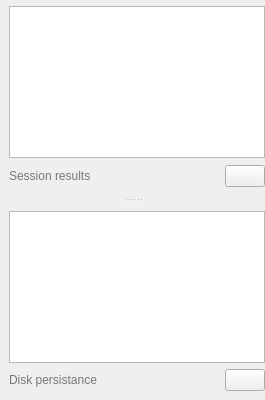
             <widget class="QSplitter" name="splitter">
              <property name="orientation">
               <enum>Qt::Orientation::Vertical</enum>
              </property>
              <widget class="QFrame" name="frame_61">
               <property name="frameShape">
                <enum>QFrame::Shape::NoFrame</enum>
               </property>
               <property name="frameShadow">
                <enum>QFrame::Shadow::Raised</enum>
               </property>
               <layout class="QVBoxLayout" name="verticalLayout_10">
                <property name="topMargin">
                 <number>6</number>
                </property>
                <property name="rightMargin">
                 <number>0</number>
                </property>
                <item>
                 <widget class="QTreeView" name="results_treeView">
                  <property name="animated">
                   <bool>true</bool>
                  </property>
                 </widget>
                </item>
                <item>
                 <widget class="QFrame" name="frame_62">
                  <property name="frameShape">
                   <enum>QFrame::Shape::NoFrame</enum>
                  </property>
                  <property name="frameShadow">
                   <enum>QFrame::Shadow::Raised</enum>
                  </property>
                  <layout class="QHBoxLayout" name="horizontalLayout_34">
                   <property name="leftMargin">
                    <number>0</number>
                   </property>
                   <property name="topMargin">
                    <number>0</number>
                   </property>
                   <property name="rightMargin">
                    <number>0</number>
                   </property>
                   <property name="bottomMargin">
                    <number>1</number>
                   </property>
                   <item>
                    <widget class="QLabel" name="label_16">
                     <property name="minimumSize">
                      <size>
                       <width>0</width>
                       <height>24</height>
                      </size>
                     </property>
                     <property name="palette">
                      <palette>
                       <active>
                        <colorrole role="WindowText">
                         <brush brushstyle="SolidPattern">
                          <color alpha="255">
                           <red>119</red>
                           <green>118</green>
                           <blue>123</blue>
                          </color>
                         </brush>
                        </colorrole>
                       </active>
                       <inactive>
                        <colorrole role="WindowText">
                         <brush brushstyle="SolidPattern">
                          <color alpha="255">
                           <red>119</red>
                           <green>118</green>
                           <blue>123</blue>
                          </color>
                         </brush>
                        </colorrole>
                       </inactive>
                       <disabled>
                        <colorrole role="WindowText">
                         <brush brushstyle="SolidPattern">
                          <color alpha="255">
                           <red>190</red>
                           <green>190</green>
                           <blue>190</blue>
                          </color>
                         </brush>
                        </colorrole>
                       </disabled>
                      </palette>
                     </property>
                     <property name="text">
                      <string>Session results</string>
                     </property>
                    </widget>
                   </item>
                   <item>
                    <spacer name="horizontalSpacer_22">
                     <property name="orientation">
                      <enum>Qt::Orientation::Horizontal</enum>
                     </property>
                     <property name="sizeHint" stdset="0">
                      <size>
                       <width>40</width>
                       <height>20</height>
                      </size>
                     </property>
                    </spacer>
                   </item>
                   <item>
                    <widget class="QPushButton" name="deleteDriverButton">
                     <property name="toolTip">
                      <string>Delete selected driver</string>
                     </property>
                     <property name="text">
                      <string/>
                     </property>
                     <property name="icon">
                      <iconset resource="icons.qrc">
                       <normaloff>:/Icons/icons/minus.svg</normaloff>:/Icons/icons/minus.svg</iconset>
                     </property>
                    </widget>
                   </item>
                  </layout>
                 </widget>
                </item>
               </layout>
              </widget>
              <widget class="QFrame" name="frame_14">
               <property name="frameShape">
                <enum>QFrame::Shape::NoFrame</enum>
               </property>
               <property name="frameShadow">
                <enum>QFrame::Shadow::Raised</enum>
               </property>
               <layout class="QVBoxLayout" name="verticalLayout_6">
                <property name="rightMargin">
                 <number>0</number>
                </property>
                <item>
                 <widget class="QTreeView" name="diskSessionsTreeView">
                  <property name="animated">
                   <bool>true</bool>
                  </property>
                 </widget>
                </item>
                <item>
                 <widget class="QFrame" name="frame_60">
                  <property name="frameShape">
                   <enum>QFrame::Shape::NoFrame</enum>
                  </property>
                  <property name="frameShadow">
                   <enum>QFrame::Shadow::Raised</enum>
                  </property>
                  <layout class="QHBoxLayout" name="horizontalLayout_33">
                   <property name="leftMargin">
                    <number>0</number>
                   </property>
                   <property name="topMargin">
                    <number>0</number>
                   </property>
                   <property name="rightMargin">
                    <number>0</number>
                   </property>
                   <property name="bottomMargin">
                    <number>0</number>
                   </property>
                   <item>
                    <widget class="QLabel" name="label_37">
                     <property name="palette">
                      <palette>
                       <active>
                        <colorrole role="WindowText">
                         <brush brushstyle="SolidPattern">
                          <color alpha="255">
                           <red>119</red>
                           <green>118</green>
                           <blue>123</blue>
                          </color>
                         </brush>
                        </colorrole>
                       </active>
                       <inactive>
                        <colorrole role="WindowText">
                         <brush brushstyle="SolidPattern">
                          <color alpha="255">
                           <red>119</red>
                           <green>118</green>
                           <blue>123</blue>
                          </color>
                         </brush>
                        </colorrole>
                       </inactive>
                       <disabled>
                        <colorrole role="WindowText">
                         <brush brushstyle="SolidPattern">
                          <color alpha="255">
                           <red>190</red>
                           <green>190</green>
                           <blue>190</blue>
                          </color>
                         </brush>
                        </colorrole>
                       </disabled>
                      </palette>
                     </property>
                     <property name="text">
                      <string>Disk persistance</string>
                     </property>
                    </widget>
                   </item>
                   <item>
                    <spacer name="horizontalSpacer_21">
                     <property name="orientation">
                      <enum>Qt::Orientation::Horizontal</enum>
                     </property>
                     <property name="sizeHint" stdset="0">
                      <size>
                       <width>40</width>
                       <height>20</height>
                      </size>
                     </property>
                    </spacer>
                   </item>
                   <item>
                    <widget class="QPushButton" name="loadResultFromDiskButton">
                     <property name="toolTip">
                      <string>Load result from the VeraGrid file</string>
                     </property>
                     <property name="text">
                      <string/>
                     </property>
                     <property name="icon">
                      <iconset resource="icons.qrc">
                       <normaloff>:/Icons/icons/loadc.svg</normaloff>:/Icons/icons/loadc.svg</iconset>
                     </property>
                    </widget>
                   </item>
                  </layout>
                 </widget>
                </item>
               </layout>
              </widget>
             </widget>
